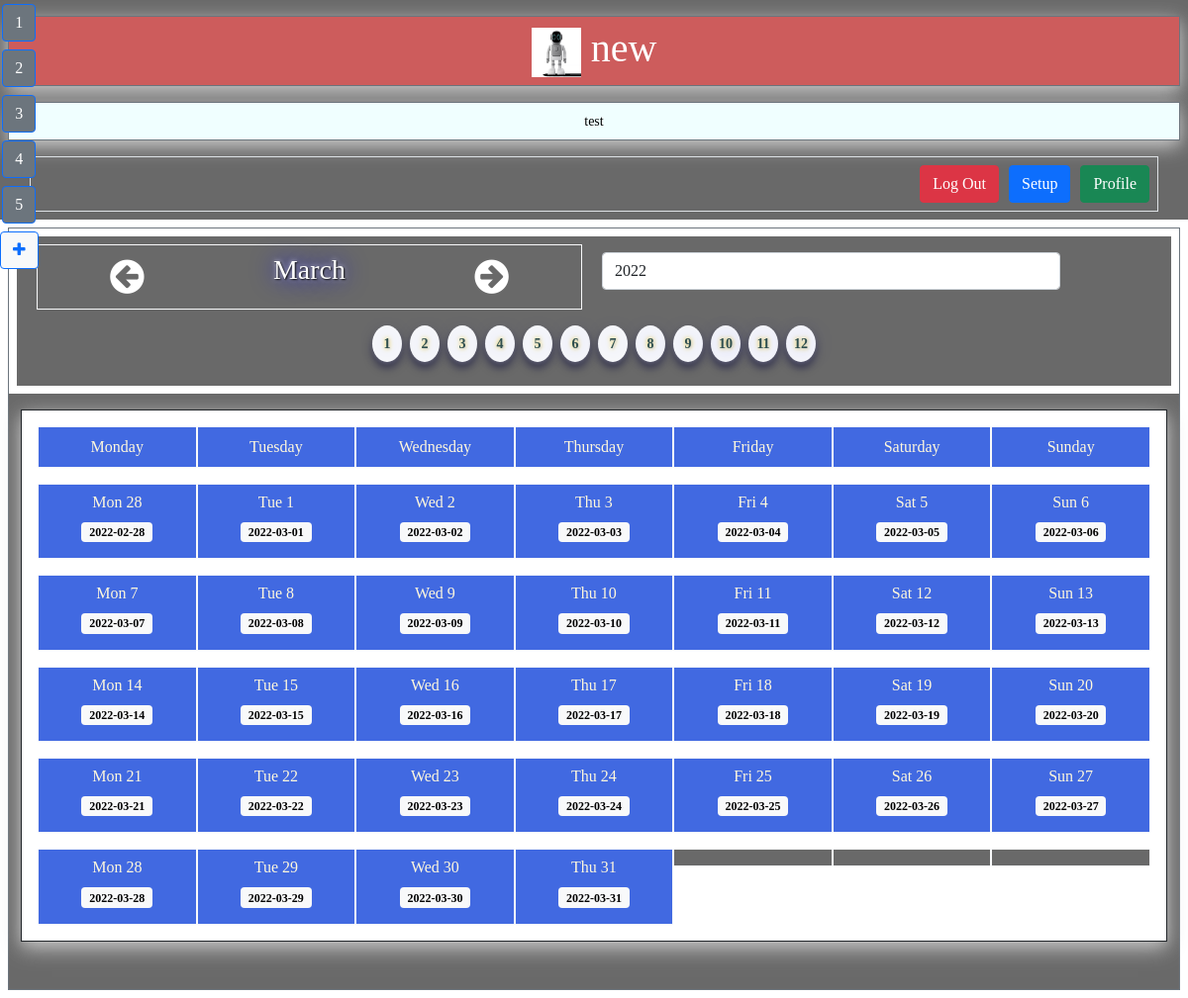
Page /index.php?month=3 (signed in) on the committed database.
### tables this page shows
CREATE TABLE `month` (
  `id` int(11) NOT NULL,
  `month` int(2) NOT NULL,
  `year_id` int(11) NOT NULL
);

CREATE TABLE `day` (
  `id` int(11) NOT NULL,
  `day` int(2) NOT NULL,
  `day_name` varchar(20) NOT NULL,
  `day_date` date NOT NULL,
  `month_id` int(11) NOT NULL
);

### functions.php (called while the page is built, shortened)
<?php
function test_input($data) {
  $data = trim($data);
  $data = stripslashes($data);
  $data = htmlspecialchars($data);
  return $data;
}
?>

### controllers/IndexController.php (called while the page is built, shortened)
<?php
require_once (dirname(__FILE__, 2) . '\functions.php');
require_once (dirname(__FILE__, 2) . '\services\CalendarService.php');
require_once (dirname(__FILE__, 2) . '\services\YearService.php');
require_once (dirname(__FILE__, 2) . '\services\SlotService.php');
require_once (dirname(__FILE__, 2) . '\models\Calendar.php');
class IndexController {
  protected $calendar_service;
  protected $year_service;
  protected $used_calendar;
  public function __construct(PDO $pdo, $selected_month=null, $type='GET')
  {
    $this->calendar_service = new CalendarService($pdo);
    $this->year_service = new YearService($pdo);
    $used_cal = $this->assign_used_calendar();
    $this->set_years($this->return_all_years($used_cal->get_id()));
  }
  public function assign_used_calendar(){
    $cal = $this->calendar_service->get_used_calendar("used", 1);
    if (!empty($cal)){
      return $cal;
    } else {
      return array();
    }
  }
  public function set_used_calendar($used_calendar){
    $this->used_calendar = $used_calendar;
  }
  public function get_used_calendar(){
    return $this->used_calendar;
  }
  public function return_all_years($cal_id){
    if (!is_null($cal_id) && isset($cal_id) && isset($this->year_service)){
      $current_years = $this->year_service->get_all_years_where('cal_id', $cal_id);
      $current_years = is_array($current_years) ? $current_years : array();
      return $current_years;
    } else {
      return array();
    }
  }
  public function isValidTimezoneId($timezoneId) {
    @$tz=timezone_open($timezoneId);
    return $tz!==FALSE;
  }
  public function set_time_zone($time_zone){
    $selected_app_timezone = $this->isValidTimezoneId($time_zone) ? $time_zone : 'Europe/Rome';
    return true;
  }
}

### mappers/CalendarMapper.php (called while the page is built, shortened)
<?php
class CalendarMapper {
    protected $pdo;
    public function __construct(PDO $pdo)
    {
      $this->pdo = $pdo;
    }
    public function getPDO(){
      return $this->pdo;
    }
    function read_one($calendar_id){
      $pdo = $this->getPDO();
      $stmt = $pdo->prepare("SELECT * FROM calendar WHERE id=:id");
      $stmt->bindParam(':id', $calendar_id, PDO::PARAM_INT);
      $stmt->execute();
      $data = $stmt->fetch();
      return $data;
    }
    function get_calendars_where($column, $value, $limit=1, $get_what='*'){
      $limit = $limit < 1 ? 1 : intval($limit);
      $pdo = $this->getPDO();
      $sql = "SELECT ".$get_what." FROM calendar WHERE ".test_input($column)."=? LIMIT ".test_input($limit)."";
      $stmt= $pdo->prepare($sql);
      $success = $stmt->execute([$value]);
      if ($success){
        return $stmt->fetch();
      } else {
        return array();
      }
    }
}

### services/CalendarService.php (called while the page is built, shortened)
<?php
require_once(dirname(__FILE__, 2) . '\mappers\CalendarMapper.php');
require_once(dirname(__FILE__, 2) . '\models\Calendar.php');
class CalendarService {
  protected $calendar_mapper;
  public function __construct(PDO $pdo)
  {
    $this->calendar_mapper = new CalendarMapper($pdo);
  }
  function get_calendar_by_id($calendar_id){
    $calendar_row = $this->calendar_mapper->read_one($calendar_id);
    $calendar = new Calendar();
    $calendar->init($calendar_row['title'], $calendar_row['start_year'], $calendar_row['added_years'], $calendar_row['periods_per_day'], $calendar_row['slots_per_period'], $calendar_row['description']);
    $calendar->set_id($calendar_row['id']);
    $calendar->set_used($calendar_row['used']);
    $calendar->set_background_image($calendar_row['background_image']);
    $calendar->set_sign_background($calendar_row['sign_background']);
    return $calendar;
  }
  function get_used_calendar($column, $value){
    $calendar_row = array();
    $get_cal_id = $this->calendar_mapper->get_calendars_where($column, $value, 1, 'id');
    if ($get_cal_id && is_array($get_cal_id) && isset($get_cal_id['id'])){
      $calendar_row = $this->get_calendar_by_id($get_cal_id['id']);
    }
    return $calendar_row;
  }
}

### models/Calendar.php (called while the page is built, shortened)
<?php
class Calendar {
  private $id;
  function set_id($id) {
    $this->id = $id;
  }
  function get_id() {
    return $this->id;
  }
}

### mappers/YearMapper.php (called while the page is built, shortened)
<?php
class YearMapper {
  protected $pdo;
  public function __construct(PDO $pdo)
  {
    $this->pdo = $pdo;
  }
  public function getPDO(){
    return $this->pdo;
  }
  function read_all_where($column, $value, $limit=''){
    $pdo = $this->getPDO();
    $sql = "SELECT * FROM year WHERE ".test_input($column)."=?".$limit;
    $stmt = $pdo->prepare($sql);
    $stmt->execute([$value]);
    $data = $stmt->fetchAll();
    return $data;
  }
}

### services/YearService.php (called while the page is built, shortened)
<?php
require_once(dirname(__FILE__, 2) . '\mappers\YearMapper.php');
class YearService {
  protected $year_mapper;
  public function __construct(PDO $pdo)
  {
    $this->year_mapper = new YearMapper($pdo);
  }
  function get_all_years_where($column, $value, $limit=''){
    $limit = $limit && $limit != '' && is_numeric($limit) ? ' ORDER BY year LIMIT ' . $limit : ' ORDER BY year';
    $year_list = array();
    $year_rows = $this->year_mapper->read_all_where($column, $value, $limit);
    for ($i=0; $i<count($year_rows); $i++){
        $year = new Year();
        $year->init(
          $year_rows[$i]['year'],
          $year_rows[$i]['cal_id']
        );
        $year->set_id($year_rows[$i]['id']);
        array_push($year_list, $year);
    }
    return $year_list;
  }
}

### index.php (the view, shortened to what this page needs)
<?php
require_once('config.php');
require_once('controllers/IndexController.php');
$request_type = $_SERVER['REQUEST_METHOD'] === 'POST' ? 'POST' : 'GET';
$index_controller = null;
$current_months = null;
$current_weeks = null;
$cal_years = null;
$current_year = null;
try {
  $current_month = isset($_GET['month']) && !empty($_GET['month']) ? test_input($_GET['month']) : null;
  global $pdo;
  $index_controller = new IndexController($pdo, $current_month, $request_type);
  $current_months = $index_controller->get_current_months();
  $cal_years = $index_controller->get_years();
  $current_year = $index_controller->get_current_year();
  $current_weeks = $index_controller->get_current_weeks();
}
catch( Exception $e ) {
  $used_calendar_emessage = $e->getMessage();
  $error = true;
}
?>
<!DOCTYPE html>
<html lang="en">
  <head>
    <link rel="stylesheet" href="assets/css/style.css">
    <link rel="stylesheet" href="https://cdnjs.cloudflare.com/ajax/libs/font-awesome/4.7.0/css/font-awesome.min.css">
    <link rel="stylesheet" href="https://cdnjs.cloudflare.com/ajax/libs/font-awesome/4.7.0/css/font-awesome.min.css">
    <link href="https://cdn.jsdelivr.net/npm/bootstrap@5.1.3/dist/css/bootstrap.min.css" rel="stylesheet">
  </head>
  <body>
    <div class="container-fluid p-2 text-white text-center cal_title bg_dimgray">
      <h3 class="display-6 mt-2 mb-3 text-white p-2 bg_indianred
      default_shadow text_shadow03 border border-secondary">
      <img src="<?php echo defined('THUMBNAIL') ? 'uploads/images/' . THUMBNAIL : 'uploads/images/default_logo.png'; ?>" alt="Calendar Logo" height="50" width="50">
      <?php echo defined('TITLE') ? TITLE : 'Super Calendar'; ?>
    </h3>
      <p class="description_p bg_azure  text-black border border-secondary p-2 default_shadow">
        <?php echo defined('DESCRIPTION') ? DESCRIPTION : 'Booking Calendar'; ?>
      </p>
      <div class="container d-flex justify-content-end border border-succcess p-2">
        <a href="./logout.php" class="btn btn-danger">Log Out</a>
        <span style="width:10px;"></span>
        <button class="btn btn-primary">Setup</button>
        <span style="width:10px;"></span>
        <button class="btn btn-success">Profile</button>
      </div>
    </div>
    <div class="app_main container-fluid p-2 text-black text-center" style="width: 100% !important;">
      <div class="container-fluid main_cal_display border border-secondary">
        <div class="row">
          <div class="col-sm-12  p-2 d-flex justify-content-center">
            <div class="row container-fluid options_parent  bg_dimgray p-2">
              <div id="month_controler_container" class="col-sm-6">
                <div  class="container month_row d-flex flex-wrap align-items-start justify-content-between p-2  text-black border border-light">
                  <i class="display-6 flex-fill fa fa-arrow-circle-left text-white month_arrow"></i>
                  <h3 id="selected_month_name" class="flex-fill month_name text_shadow01 text-white">
                    <?php if (!is_null($index_controller->get_current_month())){
                      $dateObj = DateTime::createFromFormat('!m', $index_controller->get_current_month()->get_month());
                      $monthName = $dateObj->format('F');
                      echo $monthName;
                    } ?>
                  </h3>
                  <i class="display-6 flex-fill fa fa-arrow-circle-right text-white month_arrow"></i>
                </div>
              </div>
              <div class="col-sm-5 d-flex justify-content-center align-items-start rounded p-2">
                <form class="flex-fill">
                  <select class="form-control" name="selected_year" id="selected_year">
                    <?php if (!empty($cal_years) && is_array($cal_years)) {
                      for ($y=0; $y<count($cal_years); $y++){
                    ?>
                      <option value="<?php echo $cal_years[$y]->get_year(); ?>"
                        <?php echo $current_year->get_year() == $cal_years[$y]->get_year() ? 'selected' : ''; ?> >
                        <?php echo $cal_years[$y]->get_year(); ?>
                      </option>
                    <?php }
                    } ?>
                  </select>
                </form>
              </div>
              <div class="col-sm-12 bg_dimgray p-2">
                <div class="btn-group btn-sm d-flex flex-wrap justify-content-center align-items-center month_small_btns">
                  <?php
                    if ($current_months && is_array($current_months) && !empty($current_months)){
                      for ($m=0; $m<count($current_months); $m++){
                        ?>
                        <form method="GET" action="./" class="month_form bg-light p-1 m-1 rounded-circle d-flex justify-content-center align-items-center month_toggle_btn">
                          <span class="p-1 text-center"><?php echo $current_months[$m]->get_month(); ?></span>
                        </form>
                        <?php
                      }
                    }
                  ?>
                </div>
              </div>
            </div>
          </div>
          <div class="col-sm-12 d-flex justify-content-center align-items-center bg_dimgray">
            <div class="calendar border border-dark p-2 mt-3 mb-5 container-fluid bg-white">
              <div class="d-flex p-2 cal_days_titles">
                <div class="flex-fill border border-light cal_card_cell">
                  <span class="full_day">Monday</span>
                </div>
                <div class="flex-fill border border-light cal_card_cell">
                  <span class="full_day">Tuesday</span>
                </div>
                <div class="flex-fill border border-light cal_card_cell">
                  <span class="full_day">Wednesday</span>
                </div>
                <div class="flex-fill border border-light cal_card_cell">
                  <span class="full_day">Thursday</span>
                </div>
                <div class="flex-fill border border-light cal_card_cell">
                  <span class="full_day">Friday</span>
                </div>
                <div class="flex-fill border border-light cal_card_cell">
                  <span class="full_day">Saturday</span>
                </div>
                <div class="flex-fill border border-light cal_card_cell">
                  <span class="full_day">Sunday</span>
                </div>
              </div>
              <div class="d-flex flex-column align-items-center p-2 " style="position: fixed;left:0;top:0;background: transparent;width:fit-content;max-width:100% !important; font-size:10px;margin:0;padding:0 !important;">
                <?php
                  if ($current_weeks && !empty($current_weeks)){
                    for ($cw=0; $cw<count($current_weeks); $cw++){
                      $week_id = 'week_' . ($cw+1);
                      ?>
                      <div class="scroll_to_btns flex-fill border border-primary btn  btn-secondary text-white  mt-1 mb-1" data-target="<?php echo $week_id; ?>"><?php echo ($cw+1); ?></div>
                      <?php
                    }
                  }
                ?>
                <div id="map_booking_modal_open" class="flex-fill border border-primary btn btn-light mt-1 mb-1 aside_add_res" data-bs-toggle="modal" data-bs-target="#mapBookingModal">
                 <i class="fa fa-plus text-primary"></i>
                </div>
              </div>
              <?php
                if (!is_null($current_weeks) && !empty($current_weeks)){
                  for ($w=0; $w<count($current_weeks); $w++){
                    $current_week = $current_weeks[$w];
                    $week_id = 'week_' . ($w+1);
                    $week_count = count($index_controller->get_current_days());
                    ?>
                    <div class="d-flex p-2 cal_cards_row week_<?php echo ($w+1); ?>" id="<?php echo $week_id; ?>">
                      <?php
                      for ($d=0; $d<count($current_week); $d++){
                        $day_data = $current_weeks[$w][$d];
                        if ($day_data == false || empty($day_data)){
                          ?>
                          <div class="flex-fill border border-light cal_card_cell day_card null_day" title="This day is not available The selected month is : <?php echo $week_count; ?> Days">
                          </div>
                          <?php
                        } else {
                          $selected_day = $day_data['day'];
                          $day_id = $selected_day->get_id();
                          $day = $selected_day->get_day();
                          $day_date = $selected_day->get_day_date();
                          $day_name = $selected_day->get_day_name();
                        ?>
                        <div data-day="<?php echo $day_name; ?>" class="flex-fill border border-light cal_card_cell day_card" id="day_<?php echo $day_id;  ?>">
                             <h6 class="text-center"><?php echo substr($day_name, 0, 3) . ' ' . $day; ?></h6>
                             <h6 class="text-center bg-light text-black badge"><?php echo $day_date; ?></h6>
                        </div>
                        <?php
                        }
                      }
                      ?>
                    </div>
                    <?php
                  }
                }
              ?>
          </div>
        </div>
      </div>
    </div>
  </div>
  </body>
</html>

### rows in the picture
month: month "March", month "3"
month: month "1"
month: month "2"
month: month "4"
month: month "5"
month: month "6"
month: month "7"
month: month "8"
month: month "9"
month: month "10"
month: month "11"
month: month "12"
day: day_name "Mon", day "28", day_date "2022-02-28"
day: day_name "Tue", day "1", day_date "2022-03-01"
day: day_name "Wed", day "2", day_date "2022-03-02"
day: day_name "Thu", day "3", day_date "2022-03-03"
day: day_name "Fri", day "4", day_date "2022-03-04"
day: day_name "Sat", day "5", day_date "2022-03-05"
day: day_name "Sun", day "6", day_date "2022-03-06"
day: day_name "Mon", day "7", day_date "2022-03-07"
day: day_name "Tue", day "8", day_date "2022-03-08"
day: day_name "Wed", day "9", day_date "2022-03-09"
day: day_name "Thu", day "10", day_date "2022-03-10"
day: day_name "Fri", day "11", day_date "2022-03-11"
day: day_name "Sat", day "12", day_date "2022-03-12"
day: day_name "Sun", day "13", day_date "2022-03-13"
day: day_name "Mon", day "14", day_date "2022-03-14"
day: day_name "Tue", day "15", day_date "2022-03-15"
day: day_name "Wed", day "16", day_date "2022-03-16"
day: day_name "Thu", day "17", day_date "2022-03-17"
day: day_name "Fri", day "18", day_date "2022-03-18"
day: day_name "Sat", day "19", day_date "2022-03-19"
day: day_name "Sun", day "20", day_date "2022-03-20"
day: day_name "Mon", day "21", day_date "2022-03-21"
day: day_name "Tue", day "22", day_date "2022-03-22"
day: day_name "Wed", day "23", day_date "2022-03-23"
day: day_name "Thu", day "24", day_date "2022-03-24"
day: day_name "Fri", day "25", day_date "2022-03-25"
day: day_name "Sat", day "26", day_date "2022-03-26"
day: day_name "Sun", day "27", day_date "2022-03-27"
day: day_name "Mon", day "28", day_date "2022-03-28"
day: day_name "Tue", day "29", day_date "2022-03-29"
day: day_name "Wed", day "30", day_date "2022-03-30"
day: day_name "Thu", day "31", day_date "2022-03-31"

### other values in the picture
TITLE "new"
DESCRIPTION "test"
form field selected_year "2022"
